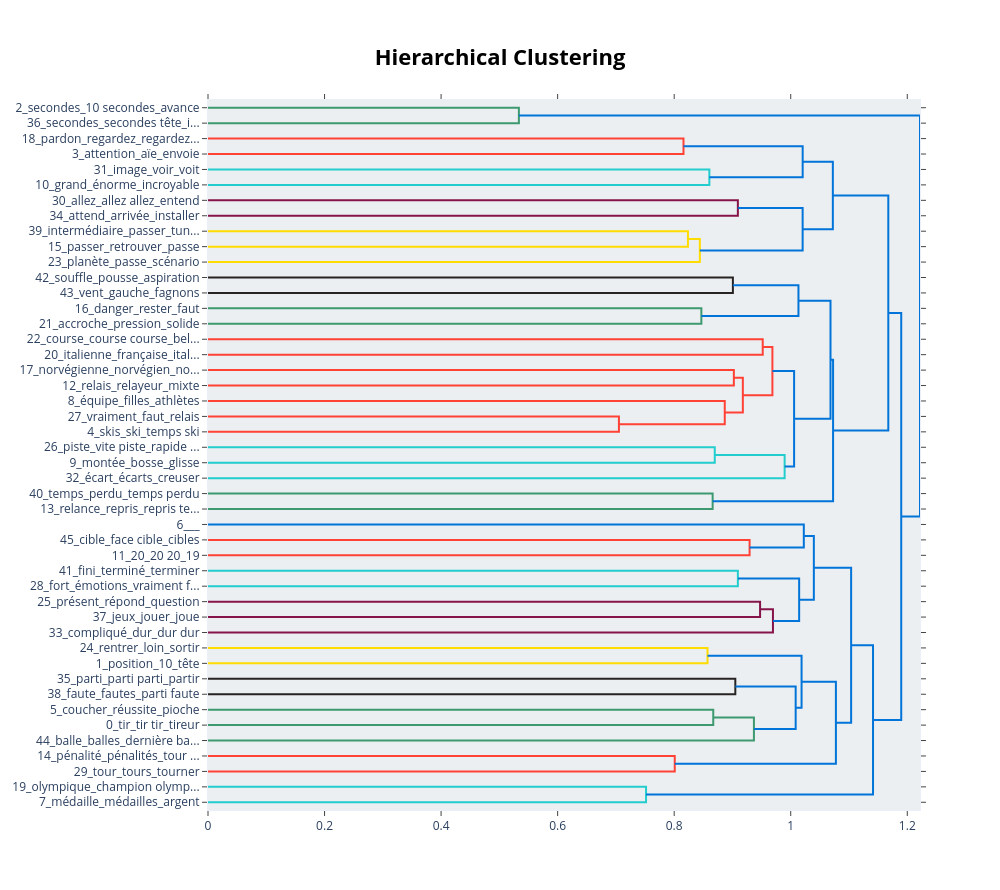

The notebook cell saved with this chart:
### Markdown cell above
Unserpervised topic model based on the corpus.
*If using CPU, please remove the "device" argument in* `SentenceTransformer`.

### Code cell
from bertopic import BERTopic
from sentence_transformers import SentenceTransformer
from sklearn.feature_extraction.text import CountVectorizer
from umap import UMAP
import hdbscan

# Stopwords list
STOPWORDS = [x.strip() for x in open('stopwords.txt').readlines()]

# Docs 
docs = df["text"]

# Vectorizer for topic representation
vectorizer_model = CountVectorizer(
    stop_words=STOPWORDS,
    ngram_range=(1,2),
    min_df=2
    #token_pattern=r"\b(?!\w*[A-Z])\w+\b" # theoreticaly removes words with capital letters once embeddings are done
)

# To control for number and size of clusters
hdbscan_model = hdbscan.HDBSCAN(
    min_cluster_size=50,      # high for larger topics
    min_samples=10,
    cluster_selection_epsilon=0.1,
    cluster_selection_method='leaf',
    prediction_data=True
)

# Load CamemBERT embedding model
embedding_model = SentenceTransformer("dangvantuan/sentence-camembert-base", device="cuda") # remove device if CPU

# Influence choice of themes
seed =  [
["émotion","larme","ému","joie","tristesse"],
["famille","parents","ami", "personnel", "conjoint"]]

# Build BERTopic model
topic_model = BERTopic(
    embedding_model=embedding_model,
    vectorizer_model=vectorizer_model,
    hdbscan_model=hdbscan_model,
    language="french",
    calculate_probabilities=True,
    verbose=True,
    seed_topic_list=None    
)

# Fit the model
topics, probs = topic_model.fit_transform(docs)

# Show discovered topics
# print(topic_model.get_topic_info())

# Visualize topic hierarchy
topic_model.visualize_hierarchy()

### Figure 1 — Plotly figure (JSON) as saved in the notebook; plotly's stock layout.template omitted (floating-point values rounded to 4 significant figures)
{"data": [{"hoverinfo": "text", "marker": {"color": "rgb(61,153,112)"}, "mode": "lines", "type": "scatter", "x": [0.0, 0.5335, 0.5335, 0.0], "xaxis": "x", "y": [-5.0, -5.0, -15.0, -15.0], "yaxis": "y"}, {"hoverinfo": "text", "marker": {"color": "rgb(255,65,54)"}, "mode": "lines", "type": "scatter", "x": [0.0, 0.816, 0.816, 0.0], "xaxis": "x", "y": [-25.0, -25.0, -35.0, -35.0], "yaxis": "y"}, {"hoverinfo": "text", "marker": {"color": "rgb(35,205,205)"}, "mode": "lines", "type": "scatter", "x": [0.0, 0.8604, 0.8604, 0.0], "xaxis": "x", "y": [-45.0, -45.0, -55.0, -55.0], "yaxis": "y"}, {"hoverinfo": "text", "marker": {"color": "rgb(0,116,217)"}, "mode": "lines", "type": "scatter", "x": [0.816, 1.02, 1.02, 0.8604], "xaxis": "x", "y": [-30.0, -30.0, -50.0, -50.0], "yaxis": "y"}, {"hoverinfo": "text", "marker": {"color": "rgb(133,20,75)"}, "mode": "lines", "type": "scatter", "x": [0.0, 0.9093, 0.9093, 0.0], "xaxis": "x", "y": [-65.0, -65.0, -75.0, -75.0], "yaxis": "y"}, {"hoverinfo": "text", "marker": {"color": "rgb(255,220,0)"}, "mode": "lines", "type": "scatter", "x": [0.0, 0.8236, 0.8236, 0.0], "xaxis": "x", "y": [-85.0, -85.0, -95.0, -95.0], "yaxis": "y"}, {"hoverinfo": "text", "marker": {"color": "rgb(255,220,0)"}, "mode": "lines", "type": "scatter", "x": [0.8236, 0.844, 0.844, 0.0], "xaxis": "x", "y": [-90.0, -90.0, -105.0, -105.0], "yaxis": "y"}, {"hoverinfo": "text", "marker": {"color": "rgb(0,116,217)"}, "mode": "lines", "type": "scatter", "x": [0.9093, 1.02, 1.02, 0.844], "xaxis": "x", "y": [-70.0, -70.0, -97.5, -97.5], "yaxis": "y"}, {"hoverinfo": "text", "marker": {"color": "rgb(0,116,217)"}, "mode": "lines", "type": "scatter", "x": [1.02, 1.072, 1.072, 1.02], "xaxis": "x", "y": [-40.0, -40.0, -83.75, -83.75], "yaxis": "y"}, {"hoverinfo": "text", "marker": {"color": "rgb(40,35,35)"}, "mode": "lines", "type": "scatter", "x": [0.0, 0.9007, 0.9007, 0.0], "xaxis": "x", "y": [-115.0, -115.0, -125.0, -125.0], "yaxis": "y"}, {"hoverinfo": "text", "marker": {"color": "rgb(61,153,112)"}, "mode": "lines", "type": "scatter", "x": [0.0, 0.8466, 0.8466, 0.0], "xaxis": "x", "y": [-135.0, -135.0, -145.0, -145.0], "yaxis": "y"}, {"hoverinfo": "text", "marker": {"color": "rgb(0,116,217)"}, "mode": "lines", "type": "scatter", "x": [0.9007, 1.013, 1.013, 0.8466], "xaxis": "x", "y": [-120.0, -120.0, -140.0, -140.0], "yaxis": "y"}, {"hoverinfo": "text", "marker": {"color": "rgb(255,65,54)"}, "mode": "lines", "type": "scatter", "x": [0.0, 0.9519, 0.9519, 0.0], "xaxis": "x", "y": [-155.0, -155.0, -165.0, -165.0], "yaxis": "y"}, {"hoverinfo": "text", "marker": {"color": "rgb(255,65,54)"}, "mode": "lines", "type": "scatter", "x": [0.0, 0.9024, 0.9024, 0.0], "xaxis": "x", "y": [-175.0, -175.0, -185.0, -185.0], "yaxis": "y"}, {"hoverinfo": "text", "marker": {"color": "rgb(255,65,54)"}, "mode": "lines", "type": "scatter", "x": [0.0, 0.7052, 0.7052, 0.0], "xaxis": "x", "y": [-205.0, -205.0, -215.0, -215.0], "yaxis": "y"}, {"hoverinfo": "text", "marker": {"color": "rgb(255,65,54)"}, "mode": "lines", "type": "scatter", "x": [0.0, 0.8868, 0.8868, 0.7052], "xaxis": "x", "y": [-195.0, -195.0, -210.0, -210.0], "yaxis": "y"}, {"hoverinfo": "text", "marker": {"color": "rgb(255,65,54)"}, "mode": "lines", "type": "scatter", "x": [0.9024, 0.9178, 0.9178, 0.8868], "xaxis": "x", "y": [-180.0, -180.0, -202.5, -202.5], "yaxis": "y"}, {"hoverinfo": "text", "marker": {"color": "rgb(255,65,54)"}, "mode": "lines", "type": "scatter", "x": [0.9519, 0.9686, 0.9686, 0.9178], "xaxis": "x", "y": [-160.0, -160.0, -191.2, -191.2], "yaxis": "y"}, {"hoverinfo": "text", "marker": {"color": "rgb(35,205,205)"}, "mode": "lines", "type": "scatter", "x": [0.0, 0.8696, 0.8696, 0.0], "xaxis": "x", "y": [-225.0, -225.0, -235.0, -235.0], "yaxis": "y"}, {"hoverinfo": "text", "marker": {"color": "rgb(35,205,205)"}, "mode": "lines", "type": "scatter", "x": [0.8696, 0.9895, 0.9895, 0.0], "xaxis": "x", "y": [-230.0, -230.0, -245.0, -245.0], "yaxis": "y"}, {"hoverinfo": "text", "marker": {"color": "rgb(0,116,217)"}, "mode": "lines", "type": "scatter", "x": [0.9686, 1.006, 1.006, 0.9895], "xaxis": "x", "y": [-175.6, -175.6, -237.5, -237.5], "yaxis": "y"}, {"hoverinfo": "text", "marker": {"color": "rgb(0,116,217)"}, "mode": "lines", "type": "scatter", "x": [1.013, 1.068, 1.068, 1.006], "xaxis": "x", "y": [-130.0, -130.0, -206.6, -206.6], "yaxis": "y"}, {"hoverinfo": "text", "marker": {"color": "rgb(61,153,112)"}, "mode": "lines", "type": "scatter", "x": [0.0, 0.866, 0.866, 0.0], "xaxis": "x", "y": [-255.0, -255.0, -265.0, -265.0], "yaxis": "y"}, {"hoverinfo": "text", "marker": {"color": "rgb(0,116,217)"}, "mode": "lines", "type": "scatter", "x": [1.068, 1.073, 1.073, 0.866], "xaxis": "x", "y": [-168.3, -168.3, -260.0, -260.0], "yaxis": "y"}, {"hoverinfo": "text", "marker": {"color": "rgb(0,116,217)"}, "mode": "lines", "type": "scatter", "x": [1.072, 1.167, 1.167, 1.073], "xaxis": "x", "y": [-61.88, -61.88, -214.1, -214.1], "yaxis": "y"}, {"hoverinfo": "text", "marker": {"color": "rgb(255,65,54)"}, "mode": "lines", "type": "scatter", "x": [0.0, 0.9294, 0.9294, 0.0], "xaxis": "x", "y": [-285.0, -285.0, -295.0, -295.0], "yaxis": "y"}, {"hoverinfo": "text", "marker": {"color": "rgb(0,116,217)"}, "mode": "lines", "type": "scatter", "x": [0.0, 1.022, 1.022, 0.9294], "xaxis": "x", "y": [-275.0, -275.0, -290.0, -290.0], "yaxis": "y"}, {"hoverinfo": "text", "marker": {"color": "rgb(35,205,205)"}, "mode": "lines", "type": "scatter", "x": [0.0, 0.9093, 0.9093, 0.0], "xaxis": "x", "y": [-305.0, -305.0, -315.0, -315.0], "yaxis": "y"}, {"hoverinfo": "text", "marker": {"color": "rgb(133,20,75)"}, "mode": "lines", "type": "scatter", "x": [0.0, 0.9474, 0.9474, 0.0], "xaxis": "x", "y": [-325.0, -325.0, -335.0, -335.0], "yaxis": "y"}, {"hoverinfo": "text", "marker": {"color": "rgb(133,20,75)"}, "mode": "lines", "type": "scatter", "x": [0.9474, 0.9695, 0.9695, 0.0], "xaxis": "x", "y": [-330.0, -330.0, -345.0, -345.0], "yaxis": "y"}, {"hoverinfo": "text", "marker": {"color": "rgb(0,116,217)"}, "mode": "lines", "type": "scatter", "x": [0.9093, 1.014, 1.014, 0.9695], "xaxis": "x", "y": [-310.0, -310.0, -337.5, -337.5], "yaxis": "y"}, {"hoverinfo": "text", "marker": {"color": "rgb(0,116,217)"}, "mode": "lines", "type": "scatter", "x": [1.022, 1.04, 1.04, 1.014], "xaxis": "x", "y": [-282.5, -282.5, -323.8, -323.8], "yaxis": "y"}, {"hoverinfo": "text", "marker": {"color": "rgb(255,220,0)"}, "mode": "lines", "type": "scatter", "x": [0.0, 0.8572, 0.8572, 0.0], "xaxis": "x", "y": [-355.0, -355.0, -365.0, -365.0], "yaxis": "y"}, {"hoverinfo": "text", "marker": {"color": "rgb(40,35,35)"}, "mode": "lines", "type": "scatter", "x": [0.0, 0.9049, 0.9049, 0.0], "xaxis": "x", "y": [-375.0, -375.0, -385.0, -385.0], "yaxis": "y"}, {"hoverinfo": "text", "marker": {"color": "rgb(61,153,112)"}, "mode": "lines", "type": "scatter", "x": [0.0, 0.867, 0.867, 0.0], "xaxis": "x", "y": [-395.0, -395.0, -405.0, -405.0], "yaxis": "y"}, {"hoverinfo": "text", "marker": {"color": "rgb(61,153,112)"}, "mode": "lines", "type": "scatter", "x": [0.867, 0.9368, 0.9368, 0.0], "xaxis": "x", "y": [-400.0, -400.0, -415.0, -415.0], "yaxis": "y"}, {"hoverinfo": "text", "marker": {"color": "rgb(0,116,217)"}, "mode": "lines", "type": "scatter", "x": [0.9049, 1.008, 1.008, 0.9368], "xaxis": "x", "y": [-380.0, -380.0, -407.5, -407.5], "yaxis": "y"}, {"hoverinfo": "text", "marker": {"color": "rgb(0,116,217)"}, "mode": "lines", "type": "scatter", "x": [0.8572, 1.019, 1.019, 1.008], "xaxis": "x", "y": [-360.0, -360.0, -393.8, -393.8], "yaxis": "y"}, {"hoverinfo": "text", "marker": {"color": "rgb(255,65,54)"}, "mode": "lines", "type": "scatter", "x": [0.0, 0.8009, 0.8009, 0.0], "xaxis": "x", "y": [-425.0, -425.0, -435.0, -435.0], "yaxis": "y"}, {"hoverinfo": "text", "marker": {"color": "rgb(0,116,217)"}, "mode": "lines", "type": "scatter", "x": [1.019, 1.078, 1.078, 0.8009], "xaxis": "x", "y": [-376.9, -376.9, -430.0, -430.0], "yaxis": "y"}, {"hoverinfo": "text", "marker": {"color": "rgb(0,116,217)"}, "mode": "lines", "type": "scatter", "x": [1.04, 1.104, 1.104, 1.078], "xaxis": "x", "y": [-303.1, -303.1, -403.4, -403.4], "yaxis": "y"}, {"hoverinfo": "text", "marker": {"color": "rgb(35,205,205)"}, "mode": "lines", "type": "scatter", "x": [0.0, 0.7517, 0.7517, 0.0], "xaxis": "x", "y": [-445.0, -445.0, -455.0, -455.0], "yaxis": "y"}, {"hoverinfo": "text", "marker": {"color": "rgb(0,116,217)"}, "mode": "lines", "type": "scatter", "x": [1.104, 1.141, 1.141, 0.7517], "xaxis": "x", "y": [-353.3, -353.3, -450.0, -450.0], "yaxis": "y"}, {"hoverinfo": "text", "marker": {"color": "rgb(0,116,217)"}, "mode": "lines", "type": "scatter", "x": [1.167, 1.19, 1.19, 1.141], "xaxis": "x", "y": [-138.0, -138.0, -401.6, -401.6], "yaxis": "y"}, {"hoverinfo": "text", "marker": {"color": "rgb(0,116,217)"}, "mode": "lines", "type": "scatter", "x": [0.5335, 1.222, 1.222, 1.19], "xaxis": "x", "y": [-10.0, -10.0, -269.8, -269.8], "yaxis": "y"}], "layout": {"autosize": false, "height": 890, "hoverlabel": {"bgcolor": "white", "font": {"family": "Rockwell", "size": 16}}, "hovermode": "closest", "plot_bgcolor": "#ECEFF1", "showlegend": false, "title": {"font": {"color": "Black", "size": 22}, "text": "<b>Hierarchical Clustering</b>", "x": 0.5, "xanchor": "center", "yanchor": "top"}, "width": 1000, "xaxis": {"mirror": "allticks", "rangemode": "tozero", "showgrid": false, "showline": true, "showticklabels": true, "ticks": "outside", "type": "linear", "zeroline": false}, "yaxis": {"mirror": "allticks", "range": [-460, 0], "rangemode": "tozero", "showgrid": false, "showline": true, "showticklabels": true, "tickmode": "array", "ticks": "outside", "ticktext": ["2_secondes_10 secondes_avance", "36_secondes_secondes tête_i...", "18_pardon_regardez_regardez...", "3_attention_aïe_envoie", "31_image_voir_voit", "10_grand_énorme_incroyable", "30_allez_allez allez_entend", "34_attend_arrivée_installer", "39_intermédiaire_passer_tun...", "15_passer_retrouver_passe", "23_planète_passe_scénario", "42_souffle_pousse_aspiration", "43_vent_gauche_fagnons", "16_danger_rester_faut", "21_accroche_pression_solide", "22_course_course course_bel...", "20_italienne_française_ital...", "17_norvégienne_norvégien_no...", "12_relais_relayeur_mixte", "8_équipe_filles_athlètes", "27_vraiment_faut_relais", "4_skis_ski_temps ski", "26_piste_vite piste_rapide ...", "9_montée_bosse_glisse", "32_écart_écarts_creuser", "40_temps_perdu_temps perdu", "13_relance_repris_repris te...", "6___", "45_cible_face cible_cibles", "11_20_20 20_19", "41_fini_terminé_terminer", "28_fort_émotions_vraiment f...", "25_présent_répond_question", "37_jeux_jouer_joue", "33_compliqué_dur_dur dur", "24_rentrer_loin_sortir", "1_position_10_tête", "35_parti_parti parti_partir", "38_faute_fautes_parti faute", "5_coucher_réussite_pioche", "0_tir_tir tir_tireur", "44_balle_balles_dernière ba...", "14_pénalité_pénalités_tour ...", "29_tour_tours_tourner", "19_olympique_champion olymp...", "7_médaille_médailles_argent"], "tickvals": [-5, -15, -25, -35, -45, -55, -65, -75, -85, -95, -105, -115, -125, -135, -145, -155, -165, -175, -185, -195, -205, -215, -225, -235, -245, -255, -265, -275, -285, -295, -305, -315, -325, -335, -345, -355, -365, -375, -385, -395, -405, -415, -425, -435, -445, -455], "type": "linear", "zeroline": false}}}
